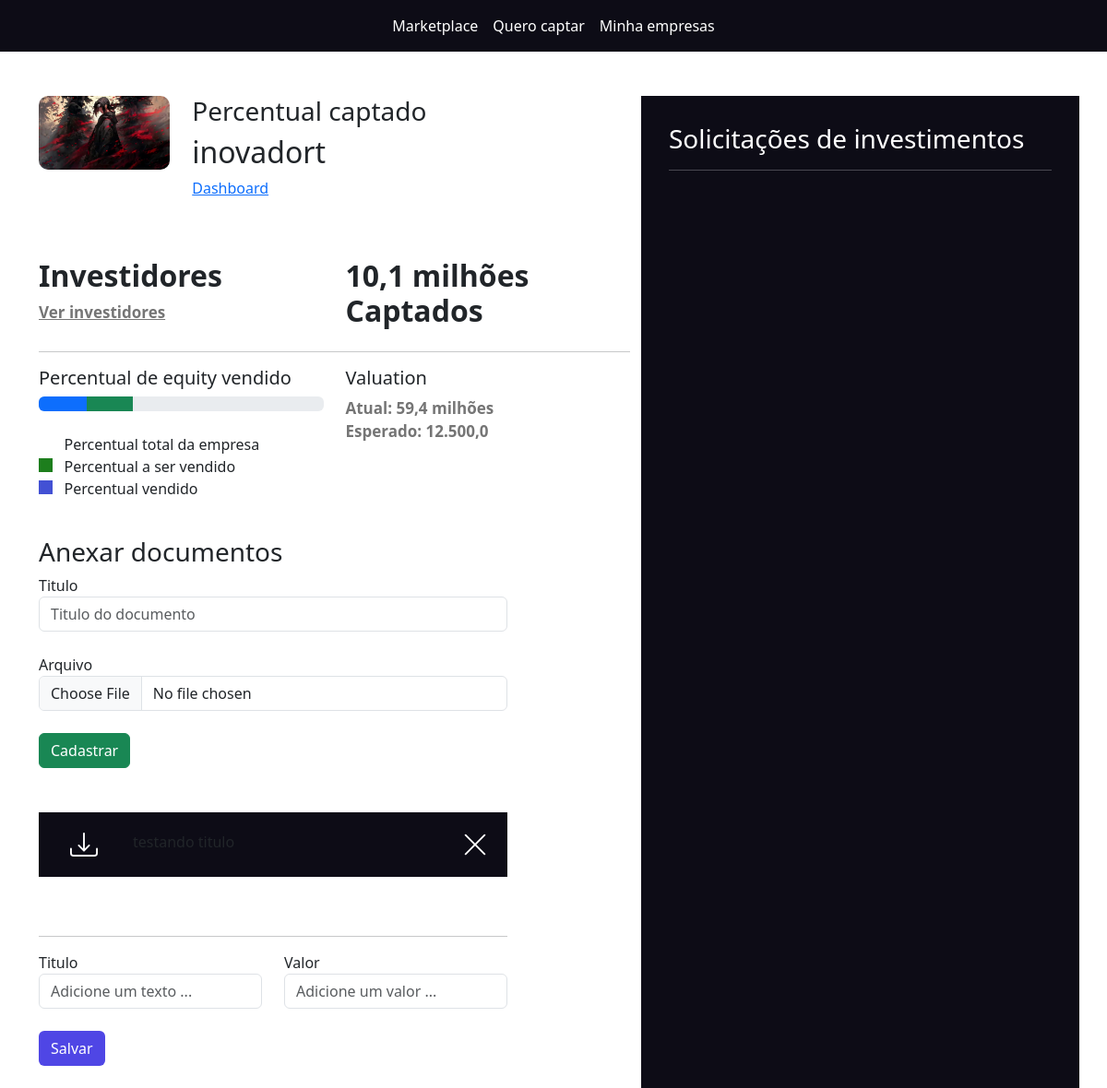
/empresarios/empresa/7 (signed in), run on an earlier commit of the app's database.
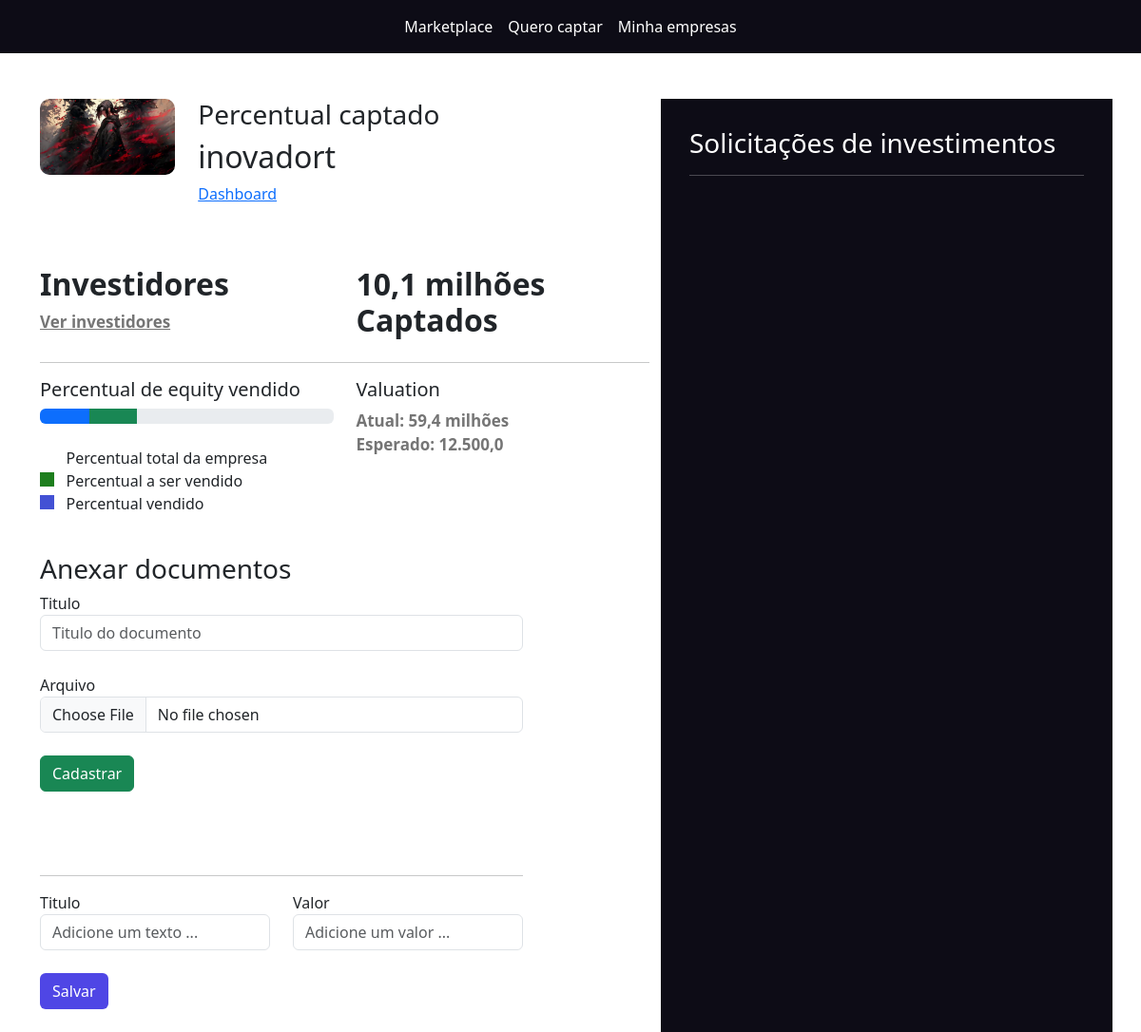
And on a later commit of the database.
### empresarios/models.py (models this page shows, shortened)
class Empresas(models.Model):
    tempo_existencia_choices = (
        ('-6', 'Menos de 6 meses'),
        ('+6', 'Mais de 6 meses'),
        ('+1', 'Mais de 1 ano'),
        ('+5', 'Mais de 5 anos')
    )
    estagio_choices = (
        ('I', 'Tenho apenas uma idea'),
        ('MVP', 'Possuo um MVP'),
        ('MVPP', 'Possuo um MVP com clientes pagantes'),
        ('E', 'Empresa pronta para escalar'),
    )
    area_choices = (
        ('ED', 'Ed-tech'),
        ('FT', 'Fintech'),
        ('AT', 'Agrotech'),
    )
    user = models.ForeignKey(User, on_delete=models.DO_NOTHING)
    nome = models.CharField(max_length=50)
    cnpj = models.CharField(max_length=14)
    site = models.URLField()
    tempo_existencia = models.CharField(max_length=2, choices=tempo_existencia_choices, default='-6')
    descricao = models.TextField()
    data_final_captacao = models.DateField()
    percentual_equity = models.IntegerField()
    estagio = models.CharField(max_length=4, choices=estagio_choices, default='I')
    area = models.CharField(max_length=3, choices=area_choices)
    publico_alvo = models.CharField(max_length=3)
    valor = models.DecimalField(max_digits=9, decimal_places=2)
    pitch = models.FileField(upload_to='pitchs')
    logo = models.FileField(upload_to='logo')
    class Meta:
        verbose_name = 'empresa'
        verbose_name_plural = 'empresas'
    @property
    def valuation(self):
        return float(f'{(100 * self.valor) / self.percentual_equity:.2f}')

class Documento(models.Model):
    empresa = models.ForeignKey(Empresas, on_delete=models.DO_NOTHING)
    titulo = models.CharField(max_length=30)
    arquivo = models.FileField(upload_to="documentos")

### empresarios/views.py (the view)
# urls.py: path('empresa/<int:id>', views.empresa, name="empresa"),
def empresa(request, id):
    if not request.user.is_authenticated:
        return redirect('usuarios:login')
    empresa = Empresas.objects.get(id=id)
    if empresa.user != request.user:
        messages.add_message(request, constants.ERROR, 'Essa empresa não é sua')
        return redirect('empresas:listar_empresas')
    if request.method == "GET":
        documentos = Documento.objects.filter(empresa=empresa)
        propostas_investimentos = PropostaInvestimento.objects.filter(empresa=empresa)
        percentual_vendido = 0
        for pi in propostas_investimentos:
            if pi.status == 'PA':
                percentual_vendido += pi.percentual
        total_captado =  sum(propostas_investimentos.filter(status='PA').values_list('valor', flat=True))
        valuation_atual = (100 * float(total_captado)) / float(percentual_vendido) if percentual_vendido != 0 else 0
        propostas_investimentos_enviada = propostas_investimentos.filter(status='PE')
        return render(request, 'empresa.html', {'empresa': empresa, 'documentos': documentos, 'propostas_investimentos_enviada': propostas_investimentos_enviada,
                                                'percentual_vendido': int(percentual_vendido),'total_captado': total_captado, 'valuation_atual': valuation_atual})

### empresarios/templates/empresa.html (shortened to what this page needs)
{% extends "base.html" %}
{% load static %}
{% block 'head' %}
{% load humanize %}
<link rel="stylesheet" href="{% static 'empresarios/css/listar_empresas.css' %}">
<link rel="stylesheet" href="{% static 'empresarios/css/empresa.css' %}">
<link rel="stylesheet" href="{% static 'usuarios/css/usuarios.css' %}">
{% endblock 'head' %}
{% block 'body' %}
    {% include "partials/barra_navegacao.html" %}
    <br><br>
    <div class="container">
        <div class="row">
            <div class="col-md-7">
                <div class="row">
                    <div class="col-md-3">
                        <img src="{{ empresa.logo.url }}" class="foto-empresa" alt="">
                    </div>
                    <div class="col-md">
                        <h3>Percentual captado</h3>
                        <h2>{{ empresa.nome }}</h2>
                        <p> <a href="{% url "empresas:dashboard" empresa.id %}"> Dashboard <a/></p>
                    </div>
                </div>
                <br><br>
                <div class="row">
                    <div class="col-md">
                        <h2 class="titulo2">Investidores</h2>
                        <a href="#" class="sub-fonte">Ver investidores</a>
                    </div>
                    <div class="col-md">
                        <h2 class="titulo2">{{ total_captado|intword }} Captados</h2>
                    </div>
                </div>
                <hr>
                <div class="row">
                    <div class="col-md">
                        <h5>Percentual de equity vendido</h5>
                        <div class="progress">
                            <div class="progress-bar bg-primary"
                                 style="width: {{ percentual_vendido }}%"></div>
                            <div class="progress-bar bg-success"
                                 style="width: {{ empresa.percentual_equity }}%"></div>
                        </div>
                        <br>
                        <label class="point-white"></label><span>&nbsp&nbsp Percentual total da empresa</span>
                        <br>
                        <label class="point-green"></label><span>&nbsp&nbsp Percentual a ser vendido</span>
                        <br>
                        <label class="point-blue"></label><span>&nbsp&nbsp Percentual vendido</span>
                    </div>
                    <div class="col-md">
                        <h5>Valuation</h5>
                        <span class="sub-fonte">Atual: {{valuation_atual| intword }}</span>
                        <br>
                        <span class="sub-fonte">Esperado: {{empresa.valuation| intcomma }}</span>
                    </div>
                    <div class="documentos">
                        <h3>Anexar documentos</h3>
                        <form action="{% url 'empresas:add_doc' empresa.id %}" method="POST" enctype='multipart/form-data'>{% csrf_token %}
                            <label>Titulo</label>
                            <input type="text" name="titulo" class="form-control" placeholder="Titulo do documento">
                            <br>
                            <label>Arquivo</label>
                            <input type="file" name="arquivo" class="form-control">
                            <br>
                            <input type="submit" class="btn btn-success" value="Cadastrar">
                        </form>
                        <br><br>
                        {% for documento in documentos %}
                                <div class="list_documentos">
                                    <div class="row">
                                        <div class="col-md-2" style="text-align: center">
                                            <a href="{{documento.arquivo.url}}" target="_blank" >
                                            </a>
                                        </div>
                                        <div class="col-md-6"> {{documento.titulo}} </div>
                                        <div class="col-md-4" style="text-align: right;">
                                            <a href="{% url "empresas:excluir_dc" documento.id %}">
                                            </a>
                                        </div>
                                    </div>
                                </div>
                                <br>
                        {% endfor %}
                        <br>
                        <hr>
                        <div class="row">
                            <div class="col-md">
                                <form action="{% url "empresas:add_metrica" empresa.id %}" method="POST">{% csrf_token %}
                                <label>Titulo</label>
                                <input type="text" class="form-control" name="titulo" placeholder="Adicione um texto ...">
                            </div>
                            <div class="col-md">
                                <label>Valor</label>
                                <input type="text" class="form-control" name="valor" placeholder="Adicione um valor ...">
                            </div>
                        </div>
                        <br>
                        <input type="submit" value="Salvar" class="btn btn-indigo-normal">
                        <br><br>
                    </div>
                </div>
            </div>
            <div class="col-md-5 dark-color intereses-investimentos">
                <h3>Solicitações de investimentos</h3>
                <hr>
                <br>
            </div>
        </div>
    </div>
{% endblock 'body' %}

### templates/base.html (shortened to what this page needs)
{% load static %}
<!doctype html>
<html lang="pt-br">
  <head>
    <link rel="stylesheet" href="{% static 'geral/css/base.css' %}">
    <link href="https://cdn.jsdelivr.net/npm/bootstrap@5.3.3/dist/css/bootstrap.min.css" rel="stylesheet">
    {% block 'head' %}{% endblock 'head' %}
  </head>
  <body>
    {% block 'body' %}{% endblock 'body' %}
  </body>
</html>

### templates/partials/barra_navegacao.html
<nav class="navbar navbar-expand-lg navbar-dark dark-color">
    <div class="container-fluid">
        <div class="collapse navbar-collapse justify-content-center" id="navbarNav">
        <ul class="navbar-nav">
            <li class="nav-item">
	            <a class="nav-link active" aria-current="page" href="">Marketplace</a>
            </li>
            <li class="nav-item">
	            <a class="nav-link active" href="{% url "empresas:cadastrar_empresa" %}">Quero captar</a>
            </li>
            <li class="nav-item">
	            <a class="nav-link active" href="{% url "empresas:listar_empresas" %}">Minha empresas</a>
            </li>
        </ul>
        </div>
    </div>
</nav>

### templates/static/geral/css/base.css (style rules this page uses)
:root { --main-color: #161424; --dark-color: #0D0C16; --contrast-color: #4F46E5; }
body { color: white; background-color: var(--main-color); }
.dark-color { background-color: var(--dark-color); color: white }

### templates/static/empresarios/css/empresa.css (style rules this page uses)
.intereses-investimentos { min-height: 80vh; padding: 30px; }
.foto-empresa { width: 100%; border-radius: 10px; }
.sub-fonte { color:rgb(117, 117, 117); font-size: 17px; font-weight: bold; }
.titulo2 { font-weight: bold; }
.point-white { width: 15px; height: 15px; background-color: white; }
.point-green { width: 15px; height: 15px; background-color: #1d7e1d; }
.point-blue { width: 15px; height: 15px; background-color: #4351d4; }
.documentos { width: 80%; margin-top: 40px; }

### templates/static/usuarios/css/usuarios.css (style rules this page uses)
.btn-indigo-normal { background-color: var(--contrast-color); color: white; }

What changed in the data, as far as the page shows it:
removed Documento: titulo "testando titulo"
